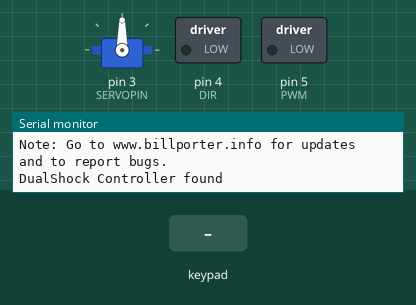
A sketch run on a simulated Arduino Uno, built with avr-gcc and run on an emulated ATmega328P. On the bench: servo, switched loads named in the sketch (green lamp = pin HIGH), the last lines printed to the serial monitor. The inputs (shaded band) are chosen by the test bench.

Above: at 1.5 s.
1.6 s: key 'U' pressed
At 1.8 s:
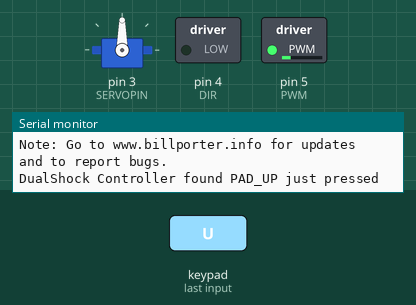
3.5 s: key 'D' pressed
At 3.71 s:
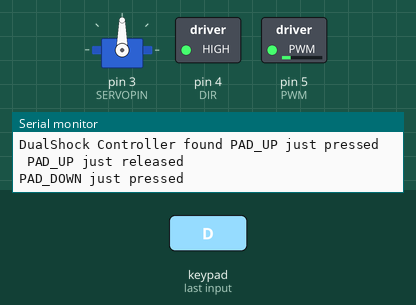
5.4 s: key 'O' pressed
At 5.63 s:
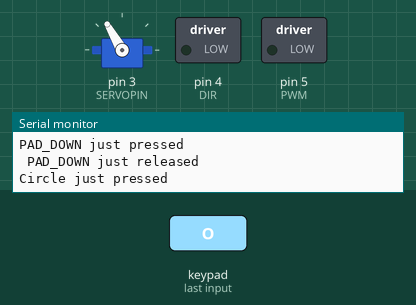
7.3 s: key 'S' pressed
At 7.54 s:
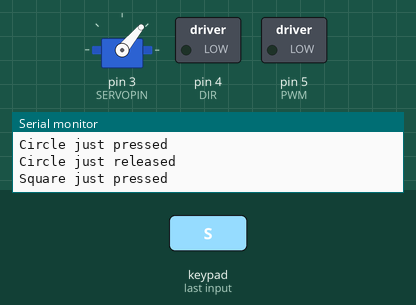
Timing chart, 0 to 10.2 s (numbered marks = the images above; inputs shaded):
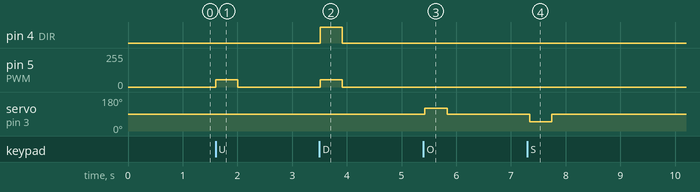

The sketch:

PS2____.ino
```cpp
#include <Servo.h>
#include <PS2X_lib.h>  //for v1.6
PS2X ps2x;
Servo myservo;

#define PS2_DAT        A4
#define PS2_CMD        A0   //PS2 pin
#define PS2_SEL        A1
#define PS2_CLK        A2
#define PWM            5   //Motor A's pin
#define DIR            4   //Motor A's pin
#define SERVOPIN       3   //servo pin

#define SERVOMIN 50
#define SERVOMID 90        //the angle of servo
#define SERVOMAX 120
#define TURNLEFT myservo.write(SERVOMIN)  //turn left
#define TURNMID myservo.write(SERVOMID)   //turn middle
#define TURNRIGHT myservo.write(SERVOMAX)  //turn right
#define MOTORFOWARD setMotor(55)   //motor foward
#define MOTORBACK setMotor(-55)     //motor back
#define MOTORSTOP setMotor(0)        //motor stop

bool EnableRockerR = 1;
bool EnableRockerL = 1;
int RMid = 0 ;
int LStop = 0 ;

#define pressures   false
#define rumble      false
int error = 0;
byte type = 0;
byte vibrate = 0;

void setup() {
  Serial.begin(57600);         // Baud rate
  pinMode(PWM, OUTPUT);         // Pin state
  pinMode(DIR, OUTPUT);
  myservo.attach(SERVOPIN);
  SERVOMID;                     // Servo middle
  delay(300);
  error = ps2x.config_gamepad(PS2_CLK, PS2_CMD, PS2_SEL, PS2_DAT, pressures, rumble);

  if (error == 0) {
    Serial.print("Found Controller, configured successful ");
    Serial.print("pressures = ");
    if (pressures)
      Serial.println("true ");
    else
      Serial.println("false");
    Serial.print("rumble = ");
    if (rumble)
      Serial.println("true)");
    else
      Serial.println("false");
    Serial.println("Try out all the buttons, X will vibrate the controller, faster as you press harder;");
    Serial.println("holding L1 or R1 will print out the analog stick values.");
    Serial.println("Note: Go to www.billporter.info for updates and to report bugs.");
  }
  else if (error == 1)
    Serial.println("No controller found, check wiring, see readme.txt to enable debug. visit www.billporter.info for troubleshooting tips");

  else if (error == 2)
    Serial.println("Controller found but not accepting commands. see readme.txt to enable debug. Visit www.billporter.info for troubleshooting tips");

  else if (error == 3)
    Serial.println("Controller refusing to enter Pressures mode, may not support it. ");

  type = ps2x.readType();
  switch (type) {
    case 0:
      Serial.print("Unknown Controller type found ");
      break;
    case 1:
      Serial.print("DualShock Controller found ");
      break;
    case 2:
      Serial.print("GuitarHero Controller found ");
      break;
    case 3:
      Serial.print("Wireless Sony DualShock Controller found ");
      break;
  }
}
void(* resetFunc) (void) = 0;

void loop() {
  if (error == 1) //skip loop if no controller found
    resetFunc();
  ps2x.read_gamepad(false, vibrate); //read controller and set large motor to spin at 'vibrate' speed

  if (ps2x.Button(PSB_START))        //will be TRUE as long as button is pressed
    Serial.println("Start is being held");
  if (ps2x.Button(PSB_SELECT))
    Serial.println("Select is being held");


  if (ps2x.ButtonPressed(PSB_PAD_UP)) {          //Foward pressed
    Serial.println("PAD_UP just pressed");
    MOTORFOWARD;
    EnableRockerL = 0;
  }else if(ps2x.ButtonReleased(PSB_PAD_UP)) {    //Foward released
    Serial.println(" PAD_UP just released");
    MOTORSTOP;
    EnableRockerL = 1;
    LStop = 0;
  }

  if (ps2x.ButtonPressed(PSB_PAD_DOWN)) {         //Down pressed
    Serial.println("PAD_DOWN just pressed");
    MOTORBACK;
    EnableRockerL = 0;
  }else if(ps2x.ButtonReleased(PSB_PAD_DOWN)) {   //Down released
    Serial.println(" PAD_DOWN just released");
    MOTORSTOP;
    EnableRockerL = 1;
    LStop = 0;
  }

/***********************************************************************
   Rocker program
   Through the rocker arm around before and after the change of
   resistance for motor speed control
   Up and Left（0 - 127）
   Down and Right （129 - 255）
   摇杆比例控制程序
      通过摇杆前后左右阻值的变化实现电机转速控制
      上左范围（0 - 127）
      下右范围（129 - 255）
***********************************************************************/
  if (EnableRockerL) {
    if (0 <= ps2x.Analog(PSS_LY) && ps2x.Analog(PSS_LY) <= 115) {
      digitalWrite(DIR, LOW);
      analogWrite(PWM, map(ps2x.Analog(PSS_LY), 0,115,255,0));
      LStop = 0;
    } else if (255 >= ps2x.Analog(PSS_LY) && ps2x.Analog(PSS_LY) >= 140) {
      digitalWrite(DIR, HIGH);
      analogWrite(PWM, map(ps2x.Analog(PSS_LY), 140,255,0,255));
      LStop = 0;
    } else {
      if(LStop == 0){
        MOTORSTOP;
        LStop ++;
      }
    }
  }


  if (ps2x.ButtonPressed(PSB_CIRCLE)) {             //Right pressed
    Serial.println("Circle just pressed");         //will be TRUE if button was JUST pressed
    TURNRIGHT;
    EnableRockerR = 0;
  } else if (ps2x.ButtonReleased(PSB_CIRCLE)) {     //Right released
    Serial.println("Circle just released");
    TURNMID;
    EnableRockerR = 1;
    RMid = 0;
  }

  if (ps2x.ButtonPressed(PSB_SQUARE)) {            //Left pressed
    Serial.println("Square just pressed");        //will be TRUE if button was JUST pressed
    TURNLEFT;
    EnableRockerR = 0;
  } else if (ps2x.ButtonReleased(PSB_SQUARE)) {    //Left released
    Serial.println("Square just released");       //will be TRUE if button was JUST released
    TURNMID;
    EnableRockerR = 1;
    RMid = 0;
  }

  if (EnableRockerR) {                              //Left and Right
    if (0 <= ps2x.Analog(PSS_RX) && ps2x.Analog(PSS_RX) <= 115) {
      myservo.write(map(ps2x.Analog(PSS_RX), 0, 115, 40,88));
      RMid = 0;
    } else if (255 >= ps2x.Analog(PSS_RX) && ps2x.Analog(PSS_RX) >= 140) {
      myservo.write(map(ps2x.Analog(PSS_RX), 140, 255, 92,120));
      RMid = 0;
    }else {
      if(RMid == 0){
        TURNMID;
        RMid ++;
      }
    }
  }

  if (ps2x.NewButtonState(PSB_CROSS)) {             //Stop
    Serial.println("X just changed");              //will be TRUE if button was JUST pressed OR released
    MOTORSTOP;
  }
  delay(50);
}

void setMotor(int Speed){                           //Motor drive function
  if (Speed > 0){
    digitalWrite(DIR, LOW);
    analogWrite(PWM, Speed);
  }else if(Speed < 0){
    digitalWrite(DIR, HIGH);
    analogWrite(PWM, - Speed);
  }else{
    analogWrite(PWM, LOW);
    digitalWrite(DIR, LOW);
  }
}
```

Measured:
- after the input at 1.6 s, pin 5 (PWM): 0/255 → 55/255 at once, → 0/255 0.40 s later
- after the input at 3.5 s, pin 4 (DIR): LOW → HIGH at once, → LOW 0.40 s later; pin 5 (PWM): 0/255 → 55/255 at once, → 0/255 0.40 s later
- after the input at 5.4 s, servo on pin 3 (SERVOPIN): 90° → 120° at once, → 90° 0.40 s later
- after the input at 7.3 s, servo on pin 3 (SERVOPIN): 90° → 50° at once, → 90° 0.40 s later
